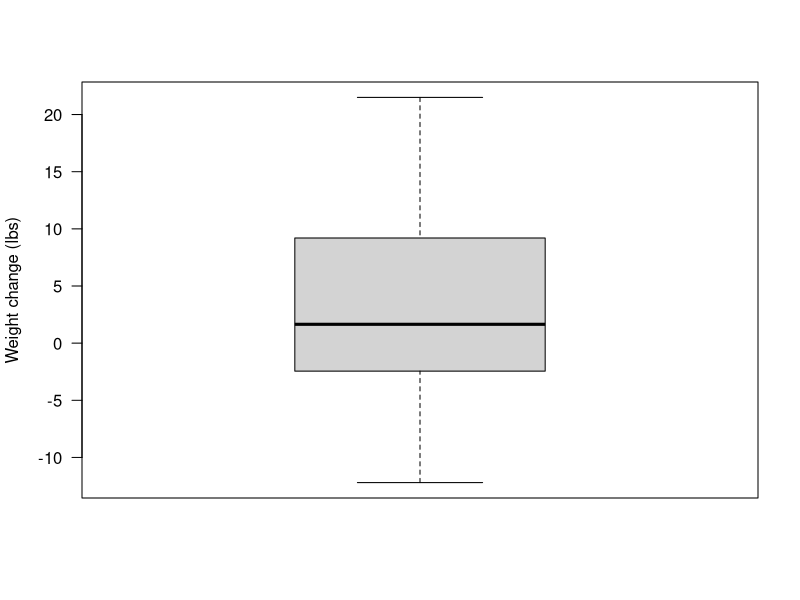
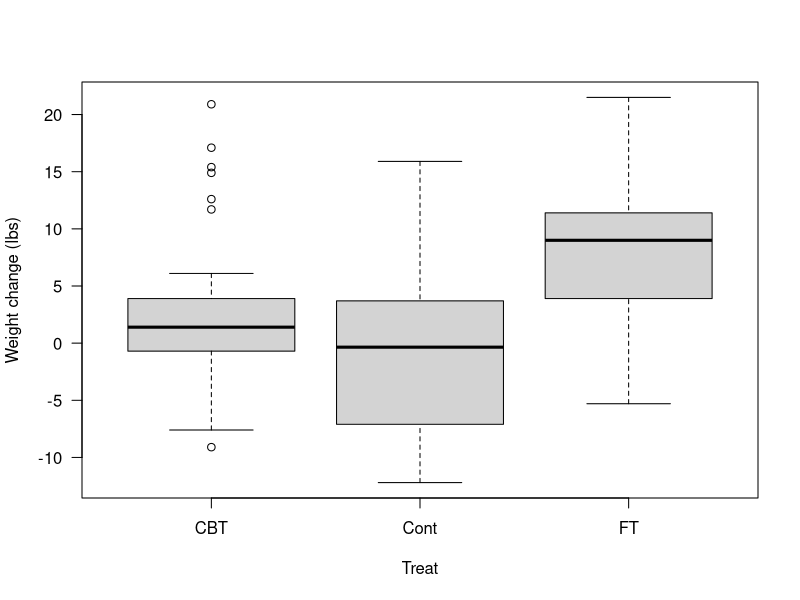
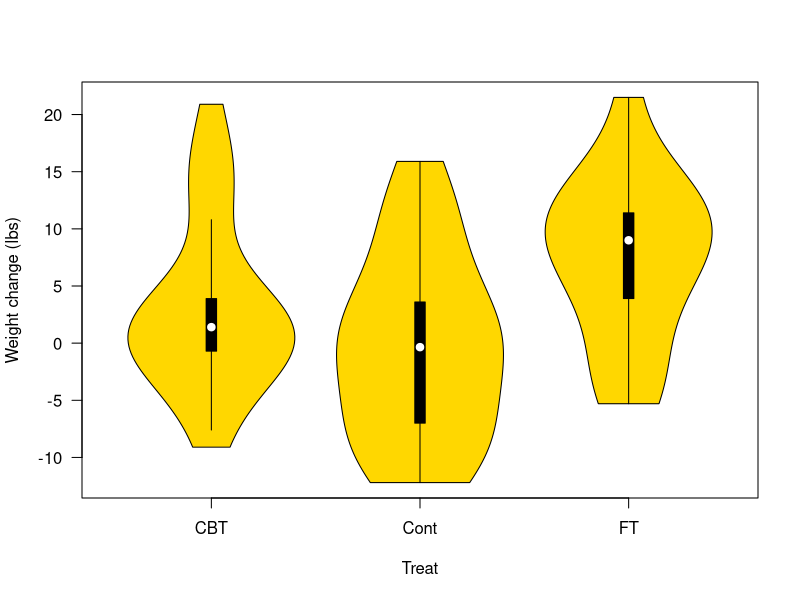

Write R code to recreate these figures, in order.
# 箱线图，常用于展示数据的大致分布特征，也用于探索异常值和离群点
# 函数boxplot() 可用于绘制箱线图。
# 以anorexia数据为例，体现体重前后辩护的分布

data(anorexia, package = "MASS")
print(str(anorexia))
attach(anorexia)

anorexia$wt.change <- anorexia$Postwt - anorexia$Prewt
boxplot(anorexia$wt.change, ylab = "Weight change (lbs)", las = 1)
# 展示了中位数、上下四分位数、上下边缘

#平行并列的箱线图可以用于比较某个分类变量各个类别下某指标的分布
boxplot(wt.change ~ Treat, data = anorexia,
        ylab = "Weight change (lbs)", las = 1)
# 函数 boxplot() 第第一个参数输入的实际上是一个公式。
# R里公式一般用符号 ~ 链接变量。 ~ 左边可以看作因变量，右边为自变量


# 小提琴图可以看作是箱体图和密度图的结合
# vioplot 包里的函数vioplot() 可以用作绘制小提琴图
library(vioplot)
vioplot(wt.change ~ Treat, data = anorexia,
        ylab = "Weight change (lbs)", las = 1, col = "gold")
